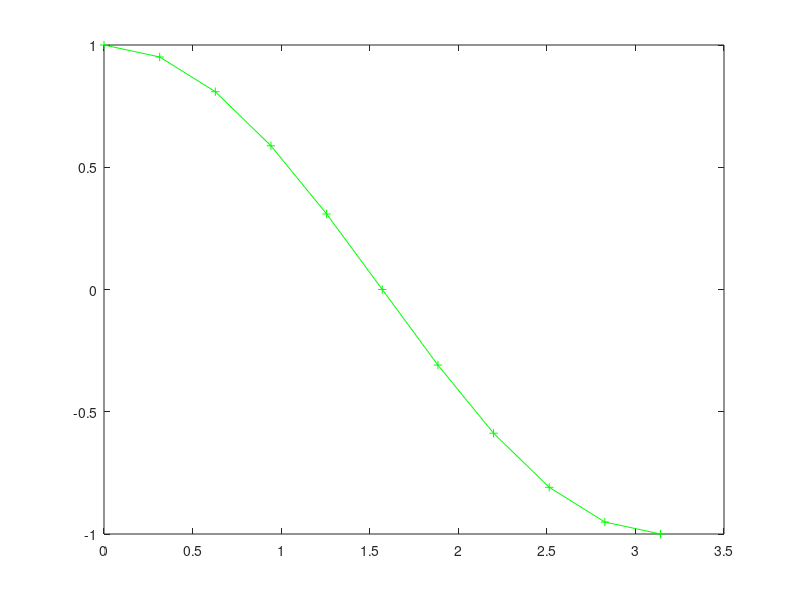

The MATLAB source for this figure: (Note: this script raises an error after producing the figure.)
% Solution for Assignment 1 - QN 4 

% (a)
x=linspace(0,pi,11);
% (b), (c)
f1=figure;
y=cos(x);
plot(x,y,'g+-')
hold on
z=exp(-x);
plot(x,z,'c+:',MarkerEdgeColor="r")
hold off
% (d)
f2=figure;
subplot(2,1,1);
plot(x,y,'g+-')
subplot(2,1,2);
plot(x,z,'c+:',MarkerEdgeColor="r")
% (e)
f3=figure;
semilogx(x,z)


